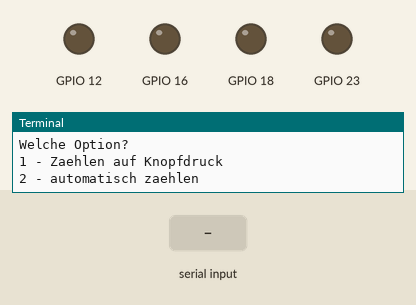
Simulated run of this program. Board: Raspberry Pi (BCM pin numbers). Shown: output pins drawn as LEDs (lit = HIGH), the last lines printed to the terminal. Dashed ring = blinking. The test bench sets the inputs (shaded band).

Above: at 1.2 s.
1.3 s: "2" typed at the terminal, then Enter
At 2.7 s:
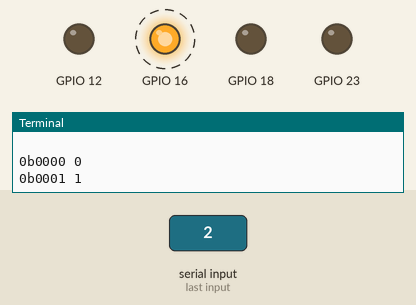
At 5.1 s:
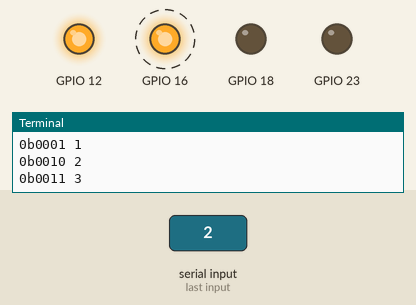
Timing chart, 0 to 18.8 s (numbered marks = the images above; inputs shaded):
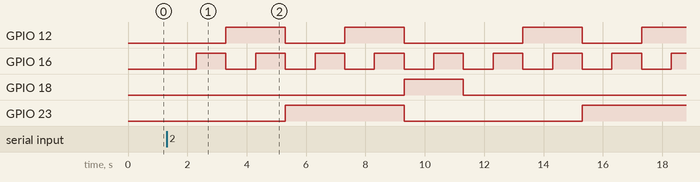

Measured:
- after the input at 1.3 s, GPIO 12: goes HIGH 2.0 s, LOW 2.0 s, HIGH 2.0 s, LOW 4.0 s, HIGH 2.0 s, LOW 2.0 s, then HIGH, starting after 2.0 s; GPIO 16: alternates HIGH for 1.0 s and LOW for 1.0 s, starting after 1.0 s; GPIO 18: LOW → HIGH after 8.0 s, → LOW 2.0 s later; GPIO 23: LOW → HIGH after 4.0 s, → LOW 4.0 s later, → HIGH 6.0 s later

The program:

Challenge3.2.py
```python
import RPi.GPIO as GPIO
import time

GPIO.setmode(GPIO.BCM)
GPIO.setwarnings(False)

# Knopf
GPIO.setup(19, GPIO.IN, pull_up_down=GPIO.PUD_UP)

# LEDs von oben nach unten

# most valuable bit
GPIO.setup(18, GPIO.OUT)

GPIO.setup(23, GPIO.OUT)

GPIO.setup(12, GPIO.OUT)

# least valuable bit
GPIO.setup(16, GPIO.OUT)

def zustand0():
    GPIO.output(18, False)
    GPIO.output(23, False)
    GPIO.output(12, False)
    GPIO.output(16, False)

def zustand1():
    GPIO.output(18, False)
    GPIO.output(23, False)
    GPIO.output(12, False)
    GPIO.output(16, True)

def zustand2():
    GPIO.output(18, False)
    GPIO.output(23, False)
    GPIO.output(12, True)
    GPIO.output(16, False)

def zustand3():
    GPIO.output(18, False)
    GPIO.output(23, False)
    GPIO.output(12, True)
    GPIO.output(16, True)

def zustand4():
    GPIO.output(18, False)
    GPIO.output(23, True)
    GPIO.output(12, False)
    GPIO.output(16, False)

def zustand5():
    GPIO.output(18, False)
    GPIO.output(23, True)
    GPIO.output(12, False)
    GPIO.output(16, True)

def zustand6():
    GPIO.output(18, False)
    GPIO.output(23, True)
    GPIO.output(12, True)
    GPIO.output(16, False)

def zustand7():
    GPIO.output(18, False)
    GPIO.output(23, True)
    GPIO.output(12, True)
    GPIO.output(16, True)

def zustand8():
    GPIO.output(18, True)
    GPIO.output(23, False)
    GPIO.output(12, False)
    GPIO.output(16, False)

def zustand9():
    GPIO.output(18, True)
    GPIO.output(23, False)
    GPIO.output(12, False)
    GPIO.output(16, True)

def konsolenOutput():
    global zaehler
    output = bin(zaehler)[2:]
    if zaehler < 2:
        print(binaer + "000" + output, end=" ")
    if zaehler == 2 or zaehler == 3:
        print(binaer + "00" + output, end=" ")
    if zaehler >= 4 and zaehler <= 7:
        print(binaer + "0" + output, end=" ")
    if zaehler == 8 or zaehler == 9:
        print(binaer + output, end=" ")
    print(zaehler)

    if user == 1 and zaehler == 9:
        zaehler = -1
    if user == 2:
        zaehler += 1

print("Welche Option?")
print("1 - Zaehlen auf Knopfdruck")
print("2 - automatisch zaehlen")
user = int(input())
print("")

zaehler = 0
binaer = "0b"

if user == 1:
    while True:
        if GPIO.input(19) == False:
            time.sleep(0.2)
            zaehler += 1

            if zaehler % 10 == 0:
                zustand0()
            elif zaehler % 10 == 1:
                zustand1()
            elif zaehler % 10 == 2:
                zustand2()
            elif zaehler % 10 == 3:
                zustand3()
            elif zaehler % 10 == 4:
                zustand4()
            elif zaehler % 10 == 5:
                zustand5()
            elif zaehler % 10 == 6:
                zustand6()
            elif zaehler % 10 == 7:
                zustand7()
            elif zaehler % 10 == 8:
                zustand8()
            elif zaehler % 10 == 9:
                zustand9()

            konsolenOutput()

if user == 2:
    while True:
        zustand0()
        konsolenOutput()
        time.sleep(1)

        zustand1()
        konsolenOutput()
        time.sleep(1)

        zustand2()
        konsolenOutput()
        time.sleep(1)

        zustand3()
        konsolenOutput()
        time.sleep(1)

        zustand4()
        konsolenOutput()
        time.sleep(1)

        zustand5()
        konsolenOutput()
        time.sleep(1)

        zustand6()
        konsolenOutput()
        time.sleep(1)

        zustand7()
        konsolenOutput()
        time.sleep(1)

        zustand8()
        konsolenOutput()
        time.sleep(1)

        zustand9()
        konsolenOutput()
        time.sleep(1)

        zaehler = 0
```
